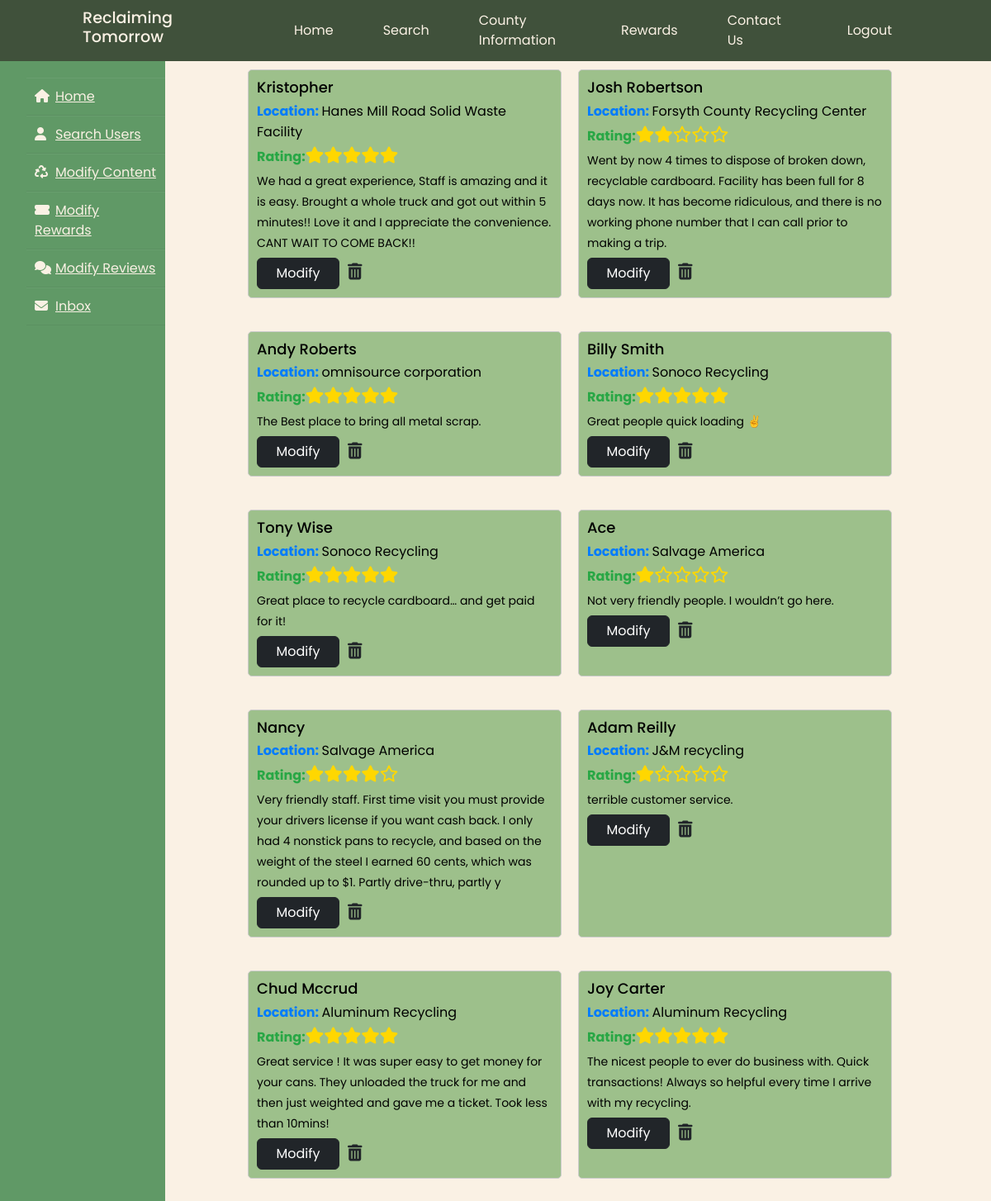
The app's page /admin/modifyReviews.php with its own data.
### tables this page shows
CREATE TABLE `posts` (
  `id` int(11) NOT NULL,
  `name` varchar(100) NOT NULL,
  `location` varchar(200) NOT NULL,
  `rating` int(1) NOT NULL,
  `message` varchar(250) NOT NULL
);

### admin/modifyReviews.php (the view, shortened to what this page needs)
<?php
require '../connect.php';
?>
<!DOCTYPE html>
<html lang="en">
<head>
    <link href="https://cdn.jsdelivr.net/npm/bootstrap@5.3.1/dist/css/bootstrap.min.css" rel="stylesheet" />
    <link href="../style.css" rel="stylesheet">
</head>
<body>
<?php include "../admin/header.php"; ?>
<div class="wrapper">
        <div class="sidebar"><i class=""></i>
            <ul>
            <li><a href="/admin/dashboard"><i class="fas fa-home"></i>Home</a></li>
            <li><a href="/admin/search"><i class="fas fa-user"></i>Search Users</a></li>
            <li><a href="/admin/modifyContent"><i class="fas fa-recycle"></i>Modify Content</a></li>
            <li><a href="/admin/modifyRewards"><i class="fas fa-ticket-alt"></i>Modify Rewards</a></li>
            <li><a href="/admin/modifyReviews"><i class="fas fa-thin fa-comments"></i>Modify Reviews</a></li>
            <li><a href="/admin/inbox"><i class="fas fa-envelope"></i>Inbox</a></li>
            </ul>
        </div>
        <div class="main_content">
        <div class="info">
        <div class="reviews-container">
        <?php
            $sql = "SELECT * FROM posts ORDER BY id DESC";
            $result=mysqli_query($db,$sql);
            if ($result->num_rows > 0) {
                while ($row = $result->fetch_assoc()) {
                    echo '<div class="review">';
                    echo '<h3 style="color: #000">'.$row["name"].'</h3>';
                    echo '<p style="color: #000"><span class="location">Location: </span>'.$row["location"].'</p>';
                    echo '<p><span class="rating">Rating:</span>'.getStars($row["rating"]).'</p>';
                    echo '<p style="color: #000" class="message">'.$row["message"].'</p>';
                    echo '<a class="btn btn-dark btn" href="updateReview.php?id='.$row["id"].'" style="width:100px; margin-right: 10px;" role="button">Modify</a>';
                    echo '<a class="link-dark" href="deleteReview.php?id='.$row["id"].'"><i class="fas fa-trash-alt fa-lg"></i></a>';
                    echo '</div>';
                }
            } else {
                echo "No reviews yet.";
            }
            echo '</div>';
            function getStars($rating) {
                $stars = '';
                for ($i = 1; $i <= 5; $i++) {
                    if ($i <= $rating) {
                        $stars .= '<i class="fas fa-star stars"></i>';
                    } else {
                        $stars .= '<i class="far fa-star stars"></i>';
                    }
                }
                return $stars;
            }
        ?>
      </div>
    </div>
</div>
</body>
</html>

### admin/header.php
<header>
    <h2 class="logo">Reclaiming Tomorrow</h2>
    <nav class="navigation">
        <a href="../index.php">Home</a>
        <a href="../maps/search">Search</a>
        <a href="../county_search/county">County Information</a>
        <a href="/rewards/redemption">Rewards</a>
        <a href="../verify/inbox">Contact Us</a>
        <a href="../admin_verify/admin_logout" class="btnLogin-popup">Logout</a>
    </nav>
</header>

### style.css (style rules this page uses)
* { margin: 0; padding: 0; box-sizing: border-box; list-style: none; font-family: 'Poppins', sans-serif; }
body { background-color:#FAF1E4; background-size: cover; background-position: center; display: flex; padding-top: 64px; flex-direction: column; background-color: #FAF1E4; min-height: 100vh; }
header { top: 0; left: 0; width: 100%; padding: 10px 100px; background: #40513B; display: flex; position: fixed; justify-content: space-between; align-items: center; z-index: 99; }
.logo { font-size: 1.2em; color: #FAF1E4; user-select: none; }
.navigation { display: flex; justify-content: flex-end; align-items: center; }
.navigation a { position: relative; font-size: 1em; color: #FAF1E4; text-decoration: none; margin-right: 40px; margin: 0 auto 0 60px; }
.navigation a::after { content: ''; position: absolute; left: 0; bottom: -6px; width: 100%; height: 3px; background: #FAF1E4; border-radius: 5px; transform-origin: right; transform: scaleX(0); transition: transform .5s; }
.navigation .btnLogin-popup { font-size: 1em; color: #FAF1E4; background: transparent; border: none; padding: 10px 20px; border-radius: 5px; cursor: pointer; justify-content: flex-end; transition: .5s; text-decoration: none; }
.wrapper { display: flex; position: relative; }
.wrapper .sidebar { width: 200px; height: 100%; background: #609966; padding: 30px 0px; position: fixed; }
.wrapper .sidebar ul li { padding: 10px; border-bottom: 1px solid #CEC5B7; border-bottom: 1px solid rgba(0,0,0,0.05); border-top: 1px solid rgba(255,255,255,0.05); }
.wrapper .sidebar ul li a { color: #FAF1E4; display: block; }
.wrapper .sidebar ul li a .fas { width: 25px; }
.wrapper .main_content { width: 100%; margin-left: 200px; }
.wrapper .main_content .info { margin: 20px; color: #717171; line-height: 25px; }
.wrapper .main_content .info div { margin-bottom: 20px; }

### admin/modifyReviews.php (style rules this page uses)
.reviews-container { max-width: 800px; margin: 0 auto; display: flex; flex-wrap: wrap; gap: 20px; }
.review { border: 1px solid #ccc; border-radius: 5px; padding: 10px; text-align: left; width: calc(50% - 20px); background-color: #9DC08B; }
.review h3 { font-size: 18px; margin: 0; }
.review p { margin: 5px 0; }
.review .location { color: #007BFF; font-weight: bold; }
.review .rating { color: #28A745; font-weight: bold; }
.review .stars { color: #FFD700; font-size: 20px; }
.review .message { font-size: 14px; }

### records on screen
posts: name "Kristopher", location "Hanes Mill Road Solid Waste Facility", rating 5 (drawn), message "We had a great experience, Staff is amazing and it is easy. Brought a whole truck and got out within 5 minutes!! Love it and I appreciate the convenience. CANT WAIT TO COME BACK!!"
posts: name "Josh Robertson", location "Forsyth County Recycling Center", rating 2 (drawn), message "Went by now 4 times to dispose of broken down, recyclable cardboard. Facility has been full for 8 days now. It has become ridiculous, and there is no working phone number that I can call prior to making a trip.", $row["id"] 10 (drawn)
posts: name "Andy Roberts", location "omnisource corporation", rating 5 (drawn), message "The Best place to bring all metal scrap."
posts: name "Billy Smith", location "Sonoco Recycling", rating 5 (drawn), message "Great people quick loading ✌️"
posts: name "Tony Wise", location "Sonoco Recycling", rating 5 (drawn), message "Great place to recycle cardboard… and get paid for it!"
posts: name "Ace", location "Salvage America", rating 1 (drawn), message "Not very friendly people. I wouldn’t go here."
posts: name "Nancy", location "Salvage America", rating 4 (drawn), message "Very friendly staff. First time visit you must provide your drivers license if you want cash back. I only had 4 nonstick pans to recycle, and based on the weight of the steel I earned 60 cents, which was rounded up to $1. Partly drive-thru, partly y"
posts: name "Adam Reilly", location "J&M recycling", rating 1 (drawn), message "terrible customer service."
posts: name "Chud Mccrud", location "Aluminum Recycling", rating 5 (drawn), message "Great service ! It was super easy to get money for your cans. They unloaded the truck for me and then just weighted and gave me a ticket. Took less than 10mins!"
posts: name "Joy Carter", location "Aluminum Recycling", rating 5 (drawn), message "The nicest people to ever do business with. Quick transactions! Always so helpful every time I arrive with my recycling."
